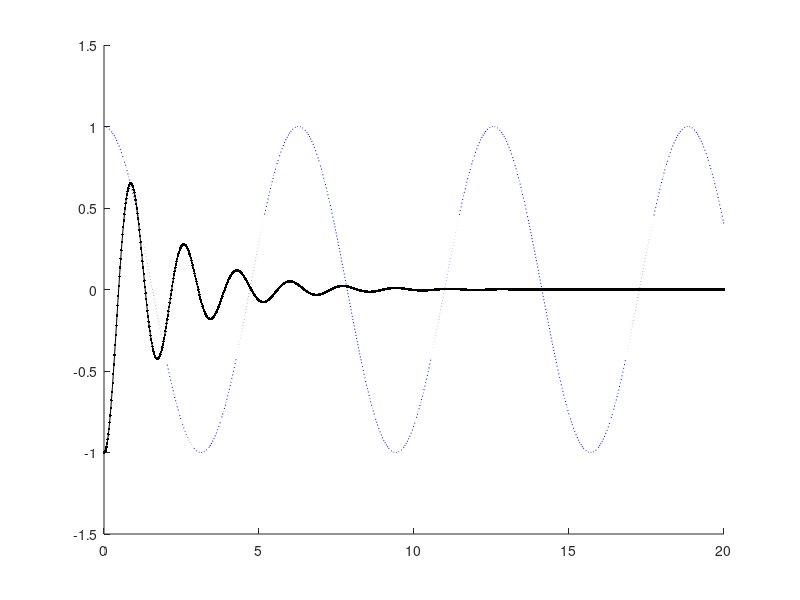

Reproduce this figure in MATLAB.
clear all; close all; format longEng; clc
%
iteracoes = 1000;
massa = 1; % kg
constanteMola = 1; % kg/s^2
tempoFinal = 20; % s
tempoInicial = 0; % s
incrementoTempo = (tempoFinal-tempoInicial)/iteracoes; % s
% Integral Metodo de Riemann
tempo(1)= 0;
distancia(1) = 1; %m
velocidade(1) = 0;
for contador = 1:1:iteracoes
  aceleracao(contador) = (-constanteMola*distancia(contador))/massa;
  tempo(contador+1) = tempo(contador)+incrementoTempo;
  velocidade(contador+1) = velocidade(contador)+aceleracao(contador)*(tempo(contador+1)-tempo(contador));
  distancia(contador+1) = distancia(contador)+velocidade(contador+1)*(tempo(contador+1)-tempo(contador));
endfor
figure
hold on
plot(tempo,distancia,':b')
% Controle
clear tempo distancia velocidade
tempo(1)= 0;
distancia(1) = -1; %m
velocidade(1) = 0;
torqueControle = 0;
referencia = 0;
ganhoProporcional = 1*0.6;
ganhoIntegral = 2*6;
ganhoDerivativo = 0.125*6;
for contador = 1:1:iteracoes
  % Planta
  aceleracao(contador) = (-constanteMola*distancia(contador)+torqueControle)/massa;
  tempo(contador+1) = tempo(contador)+incrementoTempo;
  velocidade(contador+1) = velocidade(contador)+aceleracao(contador)*(tempo(contador+1)-tempo(contador));
  distancia(contador+1) = distancia(contador)+velocidade(contador+1)*(tempo(contador+1)-tempo(contador));
  % Controlador
  erro(contador) = referencia-distancia(contador);
  erro(contador+1) = referencia-distancia(contador+1);
  diferencaErro = erro(contador+1)-erro(contador);
  torqueControle = ganhoProporcional*erro(contador+1)+ganhoIntegral*(erro(contador+1)+diferencaErro)+ganhoDerivativo*(diferencaErro)/(tempo(contador+1)-tempo(contador));
endfor
plot(tempo, distancia, '.-k')
hold off
